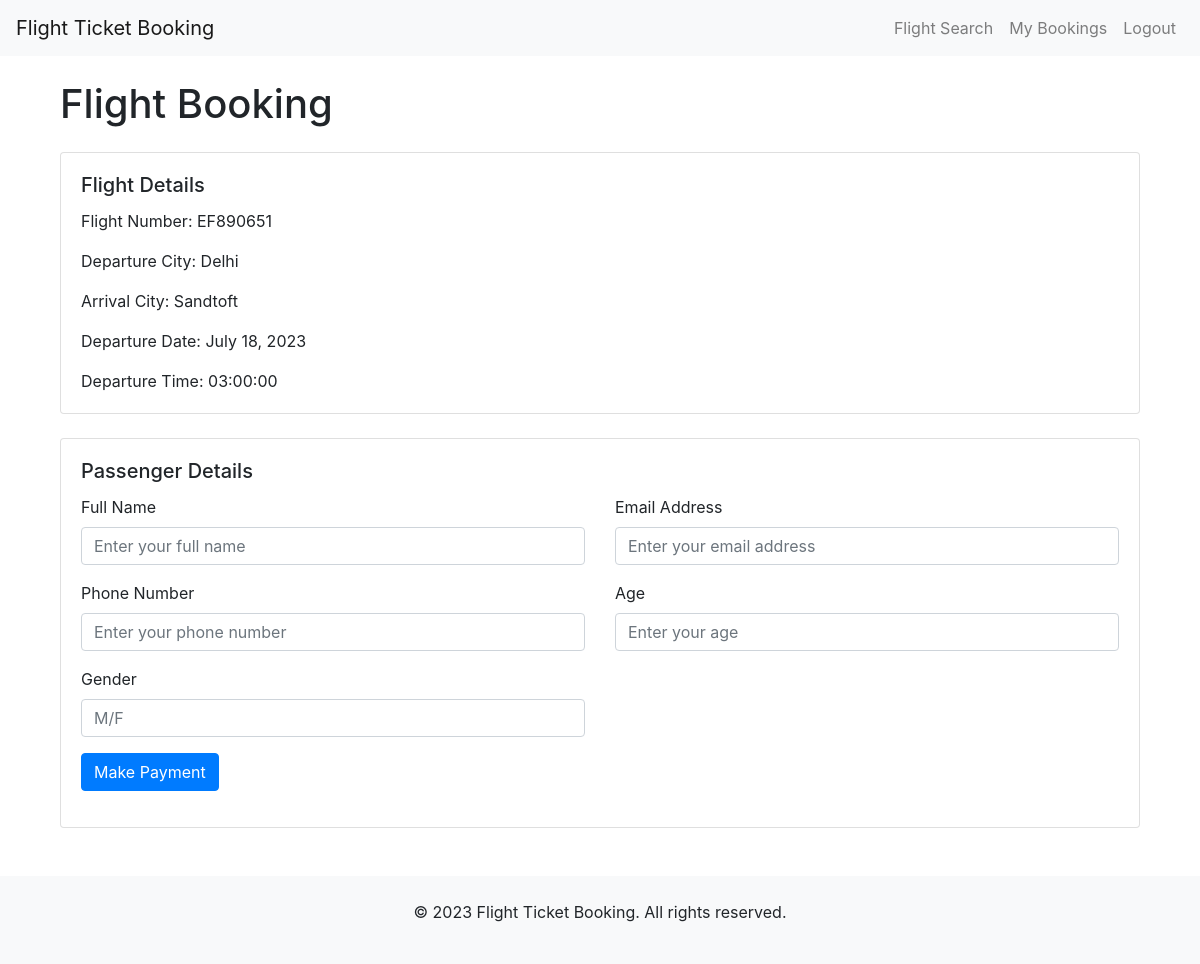
Screenshot of /flight/4/booking/ (signed in) with the database file from the repository.
### mainapp/models.py (models this page shows)
class Flight(models.Model):
    flight_number = models.CharField(max_length=10)
    airline = models.CharField(max_length=30)
    departure_city = models.ForeignKey(Airports, on_delete=models.SET_NULL, blank=True, null=True,
                                       related_name="departure")
    arrival_city = models.ForeignKey(Airports, on_delete=models.SET_NULL, blank=True, null=True, related_name="arrival")
    departure_date = models.DateField()
    departure_time = models.TimeField()
    arrival_date = models.DateField()
    arrival_time = models.TimeField()
    seats_count = models.IntegerField(default=60)
    fare = models.PositiveIntegerField()

class Airports(models.Model):
    airport_name = models.CharField(max_length=20)
    def __str__(self):
        return self.airport_name

### mainapp/views.py (the view, shortened to what this page needs)
# urls.py: path('flight/<int:flight_id>/booking/', views.flight_booking, name='flight_booking'),
@login_required(login_url='user_login')
def flight_booking(request, flight_id):
    flight = Flight.objects.get(id=flight_id)
    print(flight.flight_number)
    print(request.user)
    print(request.user.is_authenticated)
    print(request.method)
    return render(request, 'flight_booking.html', {'flight': flight})

### mainapp/models.py (called while the page is built)
    def __str__(self):
        return self.name

### mainapp/templates/flight_booking.html (shortened to what this page needs)
{% extends 'base_2.html' %}
{% block content %}
<div class="container mt-4">
  <h1 class="mb-4">Flight Booking</h1>
  <div class="card mb-4">
    <div class="card-body">
      <h5 class="card-title">Flight Details</h5>
      <p class="card-text">Flight Number: {{ flight.flight_number }}</p>
      <p class="card-text">Departure City: {{ flight.departure_city }}</p>
      <p class="card-text">Arrival City: {{ flight.arrival_city }}</p>
      <p class="card-text">Departure Date: {{ flight.departure_date }}</p>
      <p class="card-text">Departure Time: {{ flight.departure_time | upper}}</p>
    </div>
  </div>
  <div class="card">
    <div class="card-body">
      <h5 class="card-title">Passenger Details</h5>
      <form method="POST" action="">
        <div class="row mb-3">
          <div class="col-md-6">
            <label for="name" class="form-label">Full Name</label>
            <input type="text" class="form-control" id="name" name="name" placeholder="Enter your full name" required>
          </div>
          <div class="col-md-6">
            <label for="email" class="form-label">Email Address</label>
            <input type="email" class="form-control" id="email" name="email" placeholder="Enter your email address" required>
          </div>
        </div>
        <div class="row mb-3">
          <div class="col-md-6">
            <label for="phone" class="form-label">Phone Number</label>
            <input type="tel" class="form-control" id="phone" name="phone" placeholder="Enter your phone number" required>
          </div>
          <div class="col-md-6">
            <label for="age" class="form-label">Age</label>
            <input type="number" class="form-control" id="age" name="age" placeholder="Enter your age" required>
          </div>
        </div>
        <div class="row mb-3">
          <div class="col-md-6">
            <label for="gender" class="form-label">Gender</label>
            <input type="text" class="form-control" id="gender" name="gender" placeholder="M/F" required>
          </div>
        </div>
        <button type="submit" class="btn btn-primary">Make Payment</button>
      </form>
    </div>
  </div>
</div>
<br><br>
{% endblock %}

### rows the page displays
Flight: flight_number "EF890651", departure_city "Delhi", arrival_city "Sandtoft", departure_date "July 18, 2023", departure_time "03:00:00"
